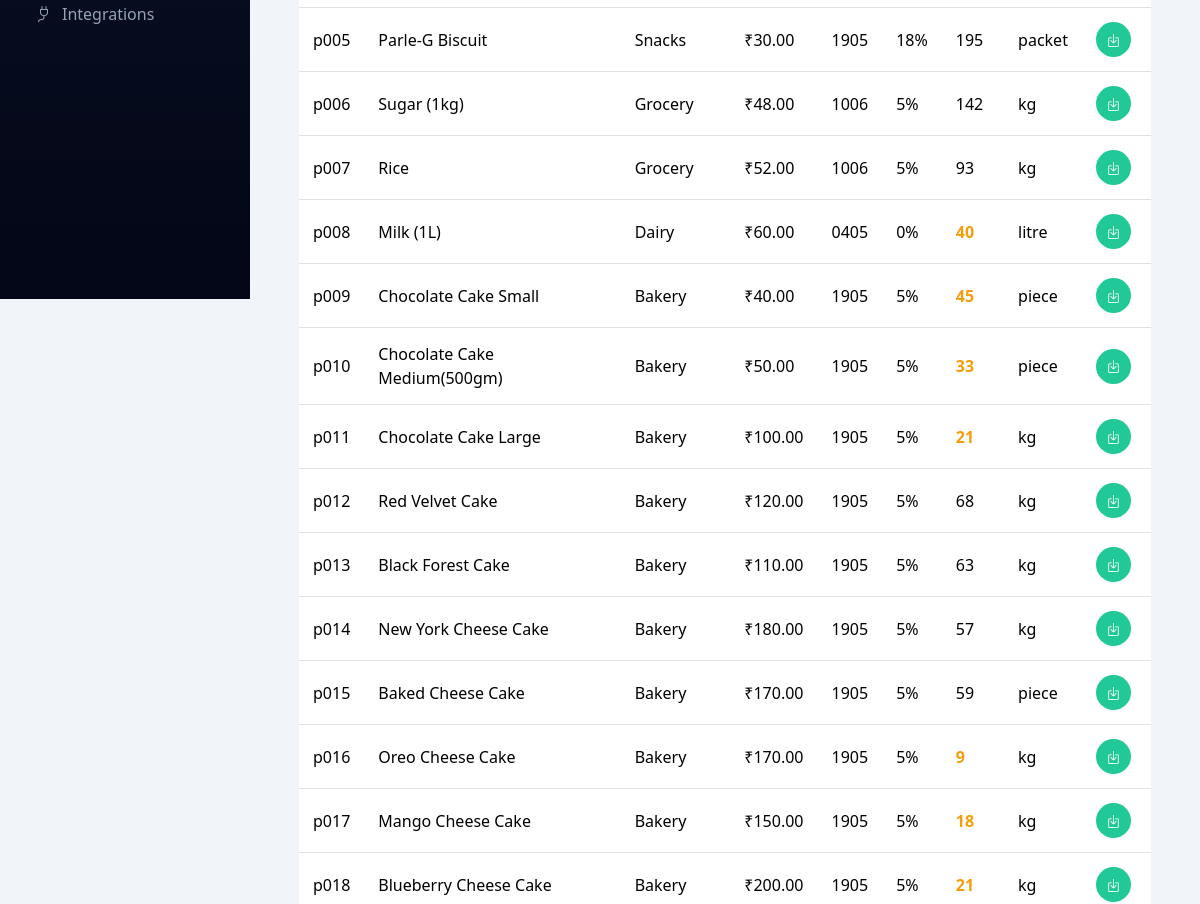
Page /products/ (signed in, middle part) on the earlier database version.
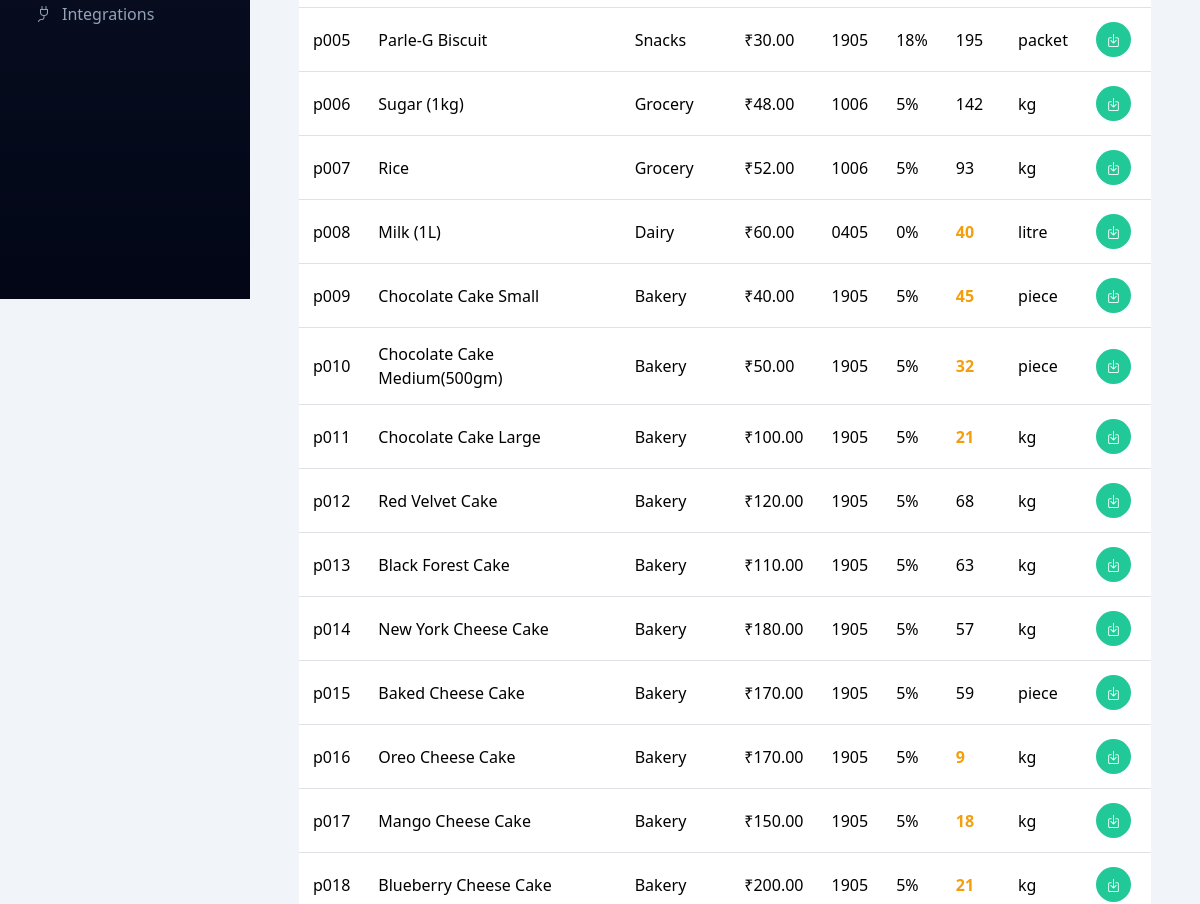
Same page on the later database version.
### products/models.py (models this page shows, shortened)
class Product(models.Model):
    CATEGORY_CHOICES = [
        ('Grocery', 'Grocery'),
        ('Dairy', 'Dairy'),
        ('Snacks', 'Snacks'),
        ('Household', 'Household'),
        ('Bakery', 'Bakery'),   # ✅ ADD THIS
    ]
    UNIT_CHOICES = [
        ('kg', 'Kg'),
        ('litre', 'Litre'),
        ('pack', 'Pack'),
        ('bag', 'Bag'),
        ('packet', 'Packet'),
    ]
    product_id = models.CharField(max_length=10, unique=True, blank=True)
    name = models.CharField(max_length=100)
    category = models.CharField(max_length=50, choices=CATEGORY_CHOICES)
    hsn_code = models.CharField(max_length=20, blank=True, null=True)
    price = models.DecimalField(max_digits=10, decimal_places=2)
    gst_rate = models.DecimalField(max_digits=5, decimal_places=2, default=0)
    stock = models.IntegerField()
    unit = models.CharField(max_length=20, choices=UNIT_CHOICES)

### products/views.py (the view, shortened to what this page needs)
# urls.py: path("products/", views.product_list, name="admin_products"),
def product_list(request):
    products = Product.objects.all().order_by("product_id")
    search_query = request.GET.get("search")
    if search_query:
        products = products.filter(
            Q(name__icontains=search_query) |
            Q(product_id__icontains=search_query) |
            Q(category__icontains=search_query)
        )
    context = {
        "products": products,
        "page_title": "Products",
        "page_subtitle": f"{products.count()} products in inventory"
    }
    return render(request, "dashboard/products.html", context)

### notifications/context_processors.py (called while the page is built)
def notification_data(request):
    if request.user.is_authenticated:
        latest_notifications = Notification.objects.filter(
            user=request.user
        ).order_by('-created_at')[:5]
        unread_notifications = Notification.objects.filter(
            user=request.user,
            is_read=False
        ).count()
    else:
        latest_notifications = []
        unread_notifications = 0
    return {
        'latest_notifications': latest_notifications,
        'unread_notifications': unread_notifications
    }

### billing/templates/dashboard/products.html (shortened to what this page needs)
{% extends "dashboard/base.html" %}
{% block content %}
<div class="dashboard-card p-4">
<div class="table-responsive">
<table class="table align-middle">
<tbody>
{% for product in products %}
<tr>
<td>{{ product.product_id }}</td>
<td>{{ product.name }}</td>
<td>{{ product.category }}</td>
<td>₹{{ product.price }}</td>
<td>{{ product.hsn_code }}</td>
<td>{{ product.gst_rate|floatformat:0 }}%</td>
<td>
{% if product.stock <= 1 %}
<span class="out-stock">Out ({{ product.stock }})</span>
{% elif product.stock < 50 %}
<span class="low-stock">{{ product.stock }}</span>
{% else %}
{{ product.stock }}
{% endif %}
</td>
<td>{{ product.unit }}</td>
<td>
<button class="btn btn-sm d-flex align-items-center justify-content-center"
style="background:#20c997; color:white; border:none; width:35px; height:35px; border-radius:50%; transition:0.3s;"
onmouseover="this.style.background='#17a589'"
onmouseout="this.style.background='#20c997'"
data-bs-toggle="modal"
data-bs-target="#stockModal{{ product.id }}">
<i class="bi bi-box-arrow-in-down"></i>
</button>
</td>
</tr>
{% empty %}
<tr>
<td colspan="9" class="text-center text-muted">
No products found
</td>
</tr>
{% endfor %}
</tbody>
</table>
</div>
</div>
{% endblock %}

Differences in the rows shown:
changed Product "Chocolate Cake Medium(500gm)": stock "33" → "32"
